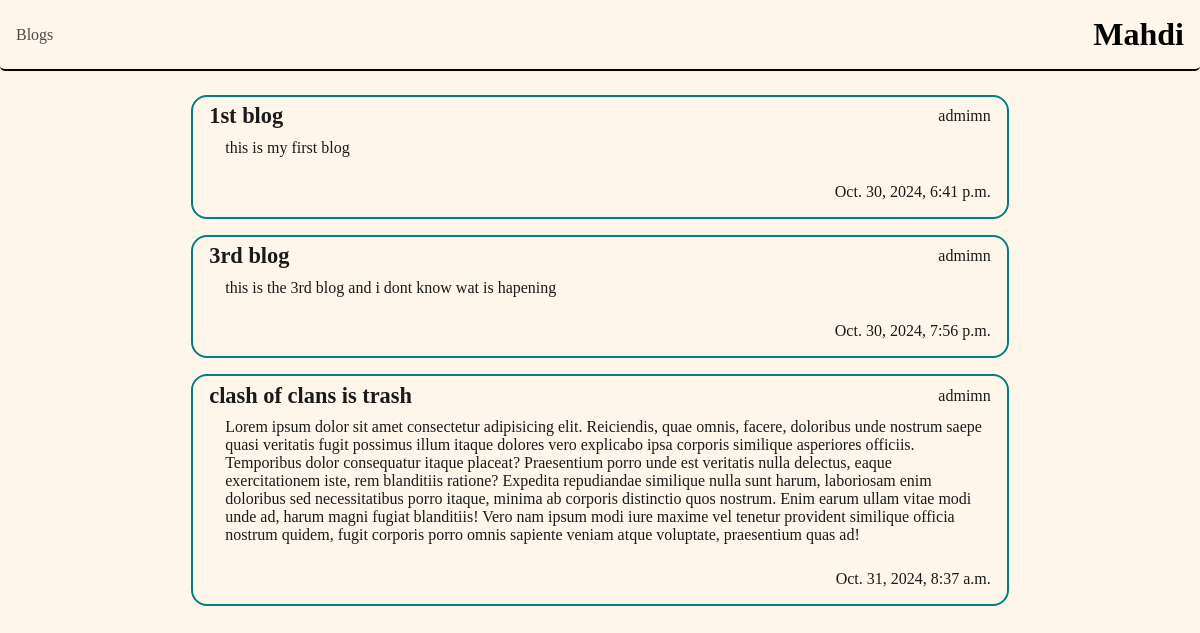
Before: / with the older database file.
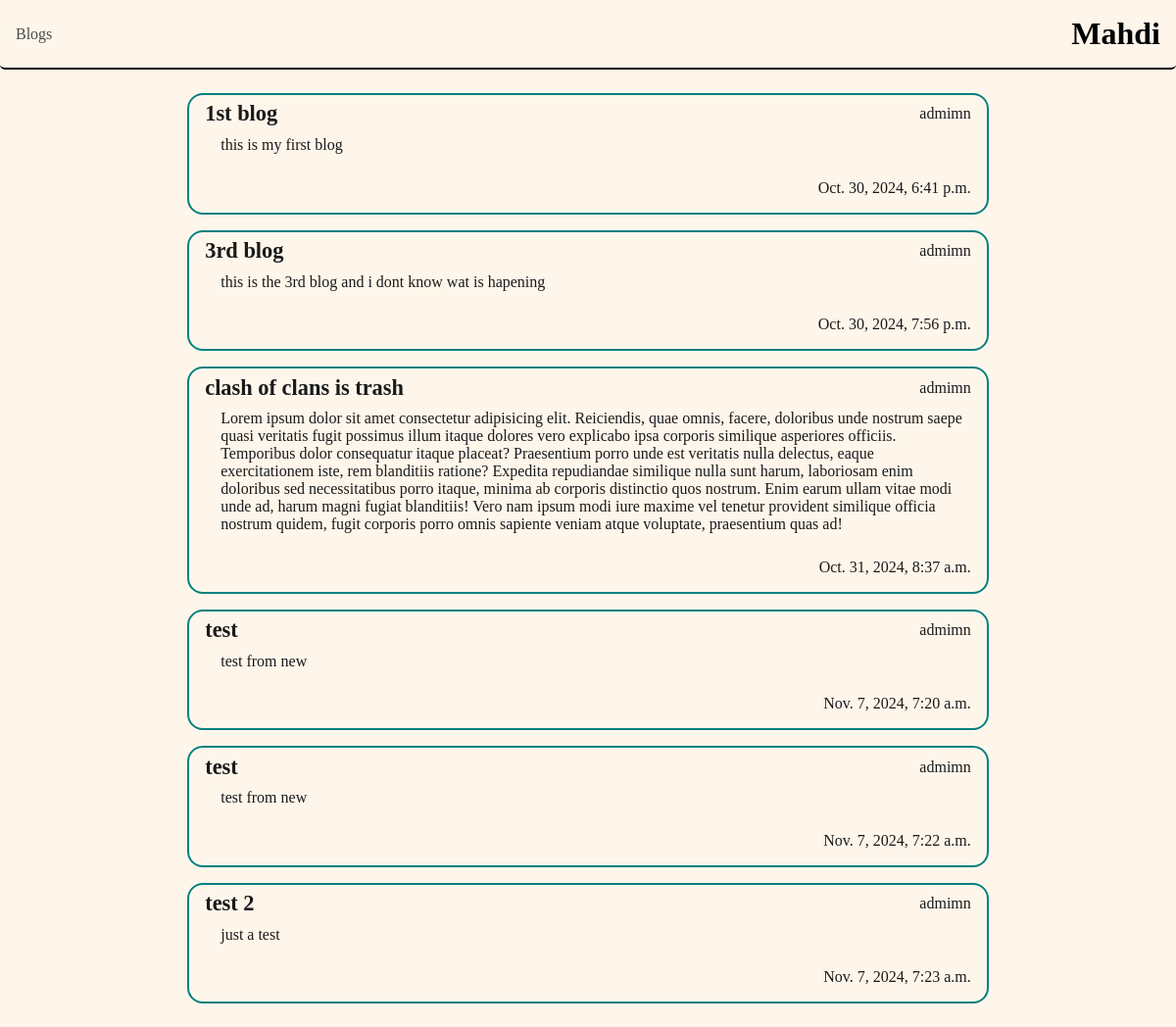
After: the same page with the newer database file.
### blog/models.py (models this page shows, shortened)
class Blog(models.Model):
    title = models.CharField(max_length=255)
    text = models.TextField()
    author = models.ForeignKey('auth.User', on_delete=models.CASCADE)
    creation_time = models.DateTimeField(auto_now_add=True)
    visable = models.BooleanField(default=True)

### blog/views.py (the view)
# urls.py: path('', views.BlogListView.as_view(), name='blogs'),
class BlogListView(ListView):
    model = Blog
    template_name = "blog/blogs.html"
    context_object_name = "blogs"

### templates/blog/blogs.html (shortened to what this page needs)
{% extends "base.html" %}
{% load static %}
{% block style %}<link rel="stylesheet" href="{% static 'blog/style.css' %}">{% endblock style %}
{% block content %}
    <div class="blogs">
        {% for blog in blogs %}
            {% if blog.visable %}
            <a class="blog-link" href="#">
                <div class="blog">
                    <div class="author">
                        <h1>{{ blog.title }}</h1>
                        <span>{{ blog.author }}</span>
                    </div>
                    <div class="body" >
                        <p>{{ blog.text }}</p>
                    </div>
                    <div class="time">
                        <span>{{ blog.creation_time }}</span>
                    </div>
                </div>
            </a>
            {% endif %}
        {% endfor %}
    </div>
{% endblock content %}

### templates/base.html (shortened to what this page needs)
{% load static %}
<!DOCTYPE html>
<html lang="en">
<head>
    <link rel="stylesheet" href="{% static 'base.css' %}">
    {% block style %}{% endblock style %}
</head>
<body>
    <header>
        <div class="links">
            <a href="{% url 'blogs' %}">Blogs</a>
        </div>
        <div class="brand">
            <h1>Mahdi</h1>
        </div>
    </header>
    <main>
        {% block content %}
        {% endblock content %}
    </main>
</body>
</html>

### static/base.css (style rules this page uses)
* { padding: 0; margin: 0; box-sizing: border-box; }
body { background-color: rgb(255, 246, 235); }
header { border-bottom: 2px solid; border-radius: 5px; padding: 1rem; display: flex; align-items: center; justify-content: space-between; }
header a { color: rgba(0, 0, 0, 0.7); text-decoration: none; transition: .3s ease; }

### static/blog/style.css (style rules this page uses)
.blogs { margin: 1rem; display: flex; flex-direction: column; align-items: center; justify-content: center; }
.blog-link { text-decoration: none; width: 70%; border: 2px solid teal; padding: 1rem; padding-top: .4rem; margin: .5rem; border-radius: 1rem; color: rgb(26, 26, 26); transition: .2s ease; }
.author { display: flex; align-items: center; justify-content: space-between; margin-bottom: .6rem; }
.author h1 { font-size: 1.4rem; }
.blog .body { padding-left: 1rem; margin-bottom: 1.6rem; }
.blog .time { display: flex; align-items: center; justify-content: end; }

Changed rows visible on the page:
added Blog: title "test", author "admimn", text "test from new", creation_time "Nov. 7, 2024, 7:20 a.m."
added Blog: title "test", author "admimn", text "test from new", creation_time "Nov. 7, 2024, 7:22 a.m."
added Blog: title "test 2", author "admimn", text "just a test", creation_time "Nov. 7, 2024, 7:23 a.m."
